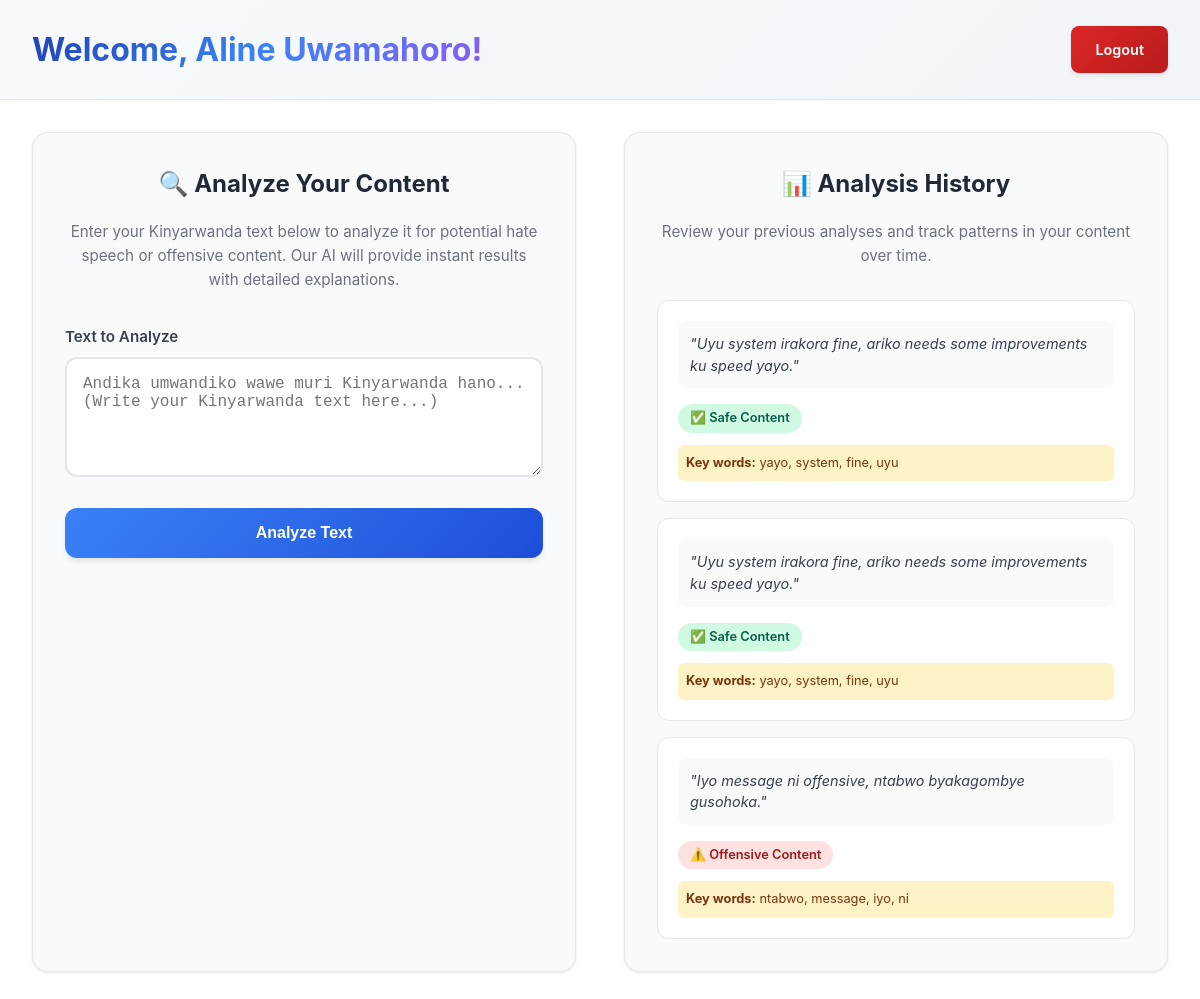
The app's page /dashboard (signed in) with its own data.
### app.py (models this page shows)
class User(UserMixin, db.Model):
    id = db.Column(db.Integer, primary_key=True)
    full_name = db.Column(db.String(100), nullable=False)
    username = db.Column(db.String(100), unique=True, nullable=False)
    email = db.Column(db.String(120), unique=True, nullable=False)
    password_hash = db.Column(db.String(200), nullable=False)
    is_verified = db.Column(db.Boolean, default=False)
    verification_code = db.Column(db.String(10), nullable=True)
    role = db.Column(db.String(20), default="user")

class AnalysisHistory(db.Model):
    id = db.Column(db.Integer, primary_key=True)
    user_id = db.Column(db.Integer, db.ForeignKey('user.id'))
    tweet_text = db.Column(db.Text, nullable=False)
    predicted_label = db.Column(db.String(50))
    explanation_words = db.Column(db.String(300))
    timestamp = db.Column(db.DateTime, default=datetime.utcnow)

### app.py (the view, shortened to what this page needs)
@app.route('/dashboard', methods=['GET', 'POST'])
@login_required
def dashboard():
    if current_user.role != "user":
        return redirect(url_for('moderator_dashboard'))
    result, explanation_words, raw_text = None, [], ""
    history = AnalysisHistory.query.filter_by(user_id=current_user.id).order_by(AnalysisHistory.timestamp.desc()).all()
    return render_template("dashboard.html", result=result, text=raw_text, explanation=explanation_words, history=history)

### app.py (called while the page is built)
@login_manager.user_loader
def load_user(user_id):
    return db.session.get(User, int(user_id))

@app.before_request
def rate_limit():
    if current_user.is_authenticated:
        uid = current_user.id
        now = time.time()
        window = 60
        max_requests = 10
        timestamps = user_last_requests.get(uid, [])
        timestamps = [t for t in timestamps if now - t < window]
        if len(timestamps) >= max_requests:
            abort(429, description="Rate limit exceeded. Try again shortly.")
        timestamps.append(now)
        user_last_requests[uid] = timestamps

### templates/dashboard.html (shortened to what this page needs)
<!DOCTYPE html>
<html lang="en">
<head>
</head>
<body>
  <div class="header">
    <div class="container">
      <div class="header-content">
        <h1 class="welcome-text">Welcome, {{ current_user.full_name }}!</h1>
        <a href="{{ url_for('logout') }}" class="logout-btn">Logout</a>
      </div>
    </div>
  </div>
  <div class="container">
    <div class="main-content">
      <div class="analysis-section">
        <h2 class="section-title">🔍 Analyze Your Content</h2>
        <p class="section-description">
          Enter your Kinyarwanda text below to analyze it for potential hate speech or offensive content.
          Our AI will provide instant results with detailed explanations.
        </p>
        <form method="POST" id="analysisForm">
          <div class="form-group">
            <label for="text" class="form-label">Text to Analyze</label>
            <textarea
              name="tweet"
              id="text"
              class="form-textarea"
              placeholder="Andika umwandiko wawe muri Kinyarwanda hano... (Write your Kinyarwanda text here...)"
              required
            >{{ tweet }}</textarea>
          </div>
          <button type="submit" class="analyze-btn" id="analyzeBtn">
            <span id="btnText">Analyze Text</span>
          </button>
        </form>
      </div>
      <div class="history-section">
        <h2 class="section-title">📊 Analysis History</h2>
        <p class="section-description">
          Review your previous analyses and track patterns in your content over time.
        </p>
        <div class="history-grid">
          {% if history %}
            {% for item in history %}
            <div class="history-item">
              <div class="history-text">
                "{{ item.tweet_text }}"
              </div>
              <div class="history-result">
                <span class="history-label {{ 'label-safe' if item.predicted_label == 'normal' else 'label-flagged' }}">
                  {% if item.predicted_label == 'normal' %}
                    ✅ Safe Content
                  {% elif item.predicted_label == 'offensive' %}
                    ⚠️ Offensive Content
                  {% elif item.predicted_label == 'hate' %}
                    🚫 Hate Speech Detected
                  {% else %}
                    ⚠️ {{ item.predicted_label|title }}
                  {% endif %}
                </span>
              </div>
              {% if item.explanation_words %}
              <div class="history-explanation">
                <strong>Key words:</strong> {{ item.explanation_words }}
              </div>
              {% endif %}
            </div>
            {% endfor %}
          {% else %}
          <div class="no-history">
            <p>No analysis history yet. Start by analyzing some text above!</p>
          </div>
          {% endif %}
        </div>
      </div>
    </div>
  </div>
</body>
</html>

### templates/dashboard.html (style rules this page uses)
* { margin: 0; padding: 0; box-sizing: border-box; }
body { font-family: -apple-system, BlinkMacSystemFont, 'Segoe UI', Roboto, sans-serif; line-height: 1.6; color: #1f2937; background: #ffffff; min-height: 100vh; }
.container { max-width: 1200px; margin: 0 auto; padding: 0 1rem; }
@media (min-width: 640px) { .container { padding: 0 2rem; } }
.header { background: linear-gradient(135deg, #f8fafc 0%, #f1f5f9 100%); padding: 1.5rem 0; border-bottom: 1px solid #e5e7eb; margin-bottom: 2rem; }
.header-content { display: flex; justify-content: space-between; align-items: center; flex-wrap: wrap; gap: 1rem; }
.welcome-text { font-size: 1.5rem; font-weight: 700; background: linear-gradient(135deg, #1e40af 0%, #3b82f6 50%, #8b5cf6 100%); -webkit-background-clip: text; -webkit-text-fill-color: transparent; background-clip: text; }
@media (min-width: 640px) { .welcome-text { font-size: 2rem; } }
.logout-btn { display: inline-block; padding: 0.75rem 1.5rem; background: linear-gradient(135deg, #dc2626 0%, #b91c1c 100%); color: white; text-decoration: none; border-radius: 8px; font-weight: 600; font-size: 0.9rem; transition: all 0.3s ease; box-shadow: 0 2px 4px rgba(0, 0, 0, 0.1); }
.main-content { display: grid; gap: 2rem; margin-bottom: 3rem; }
@media (min-width: 1024px) { .main-content { grid-template-columns: 1fr 1fr; gap: 3rem; } }
.analysis-section { background: #f9fafb; padding: 2rem; border-radius: 16px; border: 1px solid #e5e7eb; box-shadow: 0 1px 3px rgba(0, 0, 0, 0.1); }
.section-title { font-size: 1.5rem; font-weight: 700; margin-bottom: 1rem; color: #1f2937; text-align: center; }
.section-description { color: #6b7280; margin-bottom: 2rem; text-align: center; font-size: 0.95rem; line-height: 1.6; }
.form-group { margin-bottom: 1.5rem; }
.form-label { display: block; margin-bottom: 0.5rem; font-weight: 600; font-size: 0.95rem; color: #374151; }
.form-textarea { width: 100%; min-height: 120px; padding: 1rem; border: 2px solid #e5e7eb; border-radius: 12px; font-size: 1rem; resize: vertical; transition: border-color 0.3s ease; background: white; }
.analyze-btn { width: 100%; padding: 1rem 2rem; background: linear-gradient(135deg, #3b82f6 0%, #1d4ed8 100%); color: white; border: none; border-radius: 12px; font-weight: 600; font-size: 1rem; cursor: pointer; transition: all 0.3s ease; box-shadow: 0 4px 6px -1px rgba(0, 0, 0, 0.1); }
.history-section { background: #f9fafb; padding: 2rem; border-radius: 16px; border: 1px solid #e5e7eb; box-shadow: 0 1px 3px rgba(0, 0, 0, 0.1); }
.history-grid { display: grid; gap: 1rem; margin-top: 1.5rem; }
.history-item { background: white; padding: 1.25rem; border-radius: 12px; border: 1px solid #e5e7eb; transition: all 0.3s ease; }
.history-text { font-style: italic; color: #374151; margin-bottom: 1rem; padding: 0.75rem; background: #f9fafb; border-radius: 8px; font-size: 0.9rem; line-height: 1.5; }
.history-result { display: flex; align-items: center; justify-content: space-between; flex-wrap: wrap; gap: 0.5rem; font-size: 0.9rem; }
.history-label { font-weight: 600; padding: 0.25rem 0.75rem; border-radius: 20px; font-size: 0.8rem; }
.label-safe { background: #d1fae5; color: #065f46; }
.label-flagged { background: #fee2e2; color: #991b1b; }
.history-explanation { margin-top: 0.75rem; padding: 0.5rem; background: #fef3c7; border-radius: 6px; font-size: 0.8rem; color: #78350f; }
.history-item { animation: fadeIn 0.3s ease-out; }

### records on screen
User: full_name "Aline Uwamahoro"
AnalysisHistory: tweet_text "Uyu system irakora fine, ariko needs some improvements ku speed yayo.", predicted_label "✅ Safe Content", explanation_words "yayo, system, fine, uyu"
AnalysisHistory: tweet_text "Uyu system irakora fine, ariko needs some improvements ku speed yayo.", predicted_label "✅ Safe Content", explanation_words "yayo, system, fine, uyu"
AnalysisHistory: tweet_text "Iyo message ni offensive, ntabwo byakagombye gusohoka.", predicted_label "⚠️ Offensive Content", explanation_words "ntabwo, message, iyo, ni"
